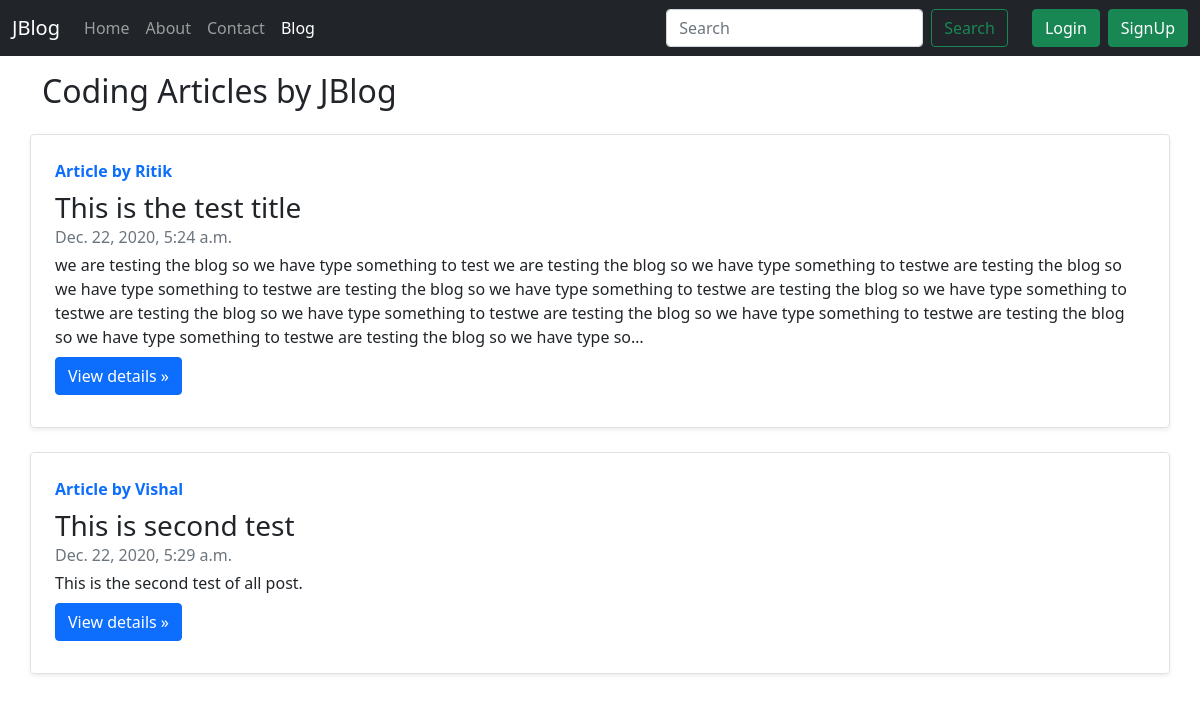
Screenshot of /blog/ with the database file from the repository.
### blog/models.py (models this page shows, shortened)
class Post(models.Model):
    sno = models.AutoField(primary_key=True)
    title = models.CharField(max_length=255)
    content = models.TextField()
    author = models.CharField(max_length=100)
    slug = models.CharField(max_length=130)
    timeStamp = models.DateTimeField(blank=True)

### blog/views.py (the view)
# urls.py: path('', views.blogHome, name='blogHome'),
def blogHome(request):
    allPosts = Post.objects.all()
    context = {'allPosts':allPosts}
    return render(request, 'blog/blogHome.html', context)

### templates/blog/blogHome.html (shortened to what this page needs)
{% extends 'base.html' %}
{% block blogactive %} active {% endblock blogactive %}
{% block body %}
<div class="container my-3">
    <h2>Coding Articles by JBlog</h2>
    {% for post in allPosts  %}
    <div class="row no-gutters border rounded overflow-hidden flex-md-row mb-4 shadow-sm h-md-250 my-4 position-relative">
        <div class="col p-4 d-flex flex-column position-static">
            <strong class="d-inline-block mb-2 text-primary">Article  by {{post.author}}</strong>
            <h3 class="mb-0">{{post.title}}</h3>
            <div class="mb-1 text-muted">{{post.timeStamp}}</div>
            <p class="card-text mb-auto">{{post.content| truncatechars:500}}</p>
            <div class="my-2">
            	<a href="/blog/{{post.slug}}" role="button" class="btn btn-primary">View details &raquo;</a>
            </div>
        </div>
    </div>
    {% endfor %}
</div>
 {% endblock %}

### rows the page displays
Post: author "Ritik", title "This is the test title", timeStamp "Dec. 22, 2020, 5:24 a.m.", content "we are testing the blog so we have type something to test we are testing the blog so we have type something to testwe are testing the blog so we have type something to testwe are testing the blog so we have type something to testwe are testing the blog so we have type something to testwe are testing the blog so we have type something to testwe are testing the blog so we have type something to testwe are testing the blog so we have type something to testwe are testing the blog so we have type so…"
Post: author "Vishal", title "This is second test", timeStamp "Dec. 22, 2020, 5:29 a.m.", content "This is the second test of all post."
